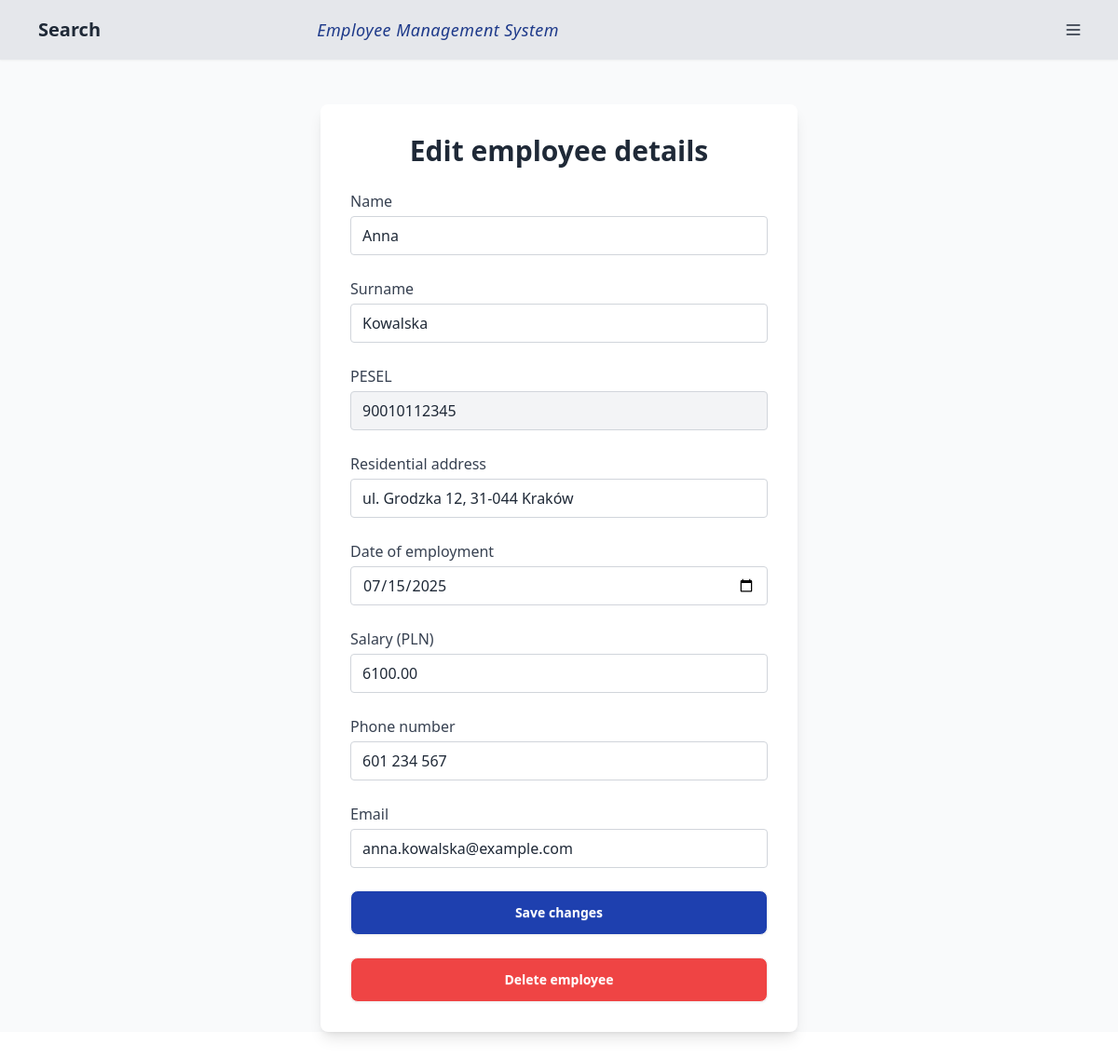
/employee/90010112345/edit/, run on an earlier commit of the app's database.
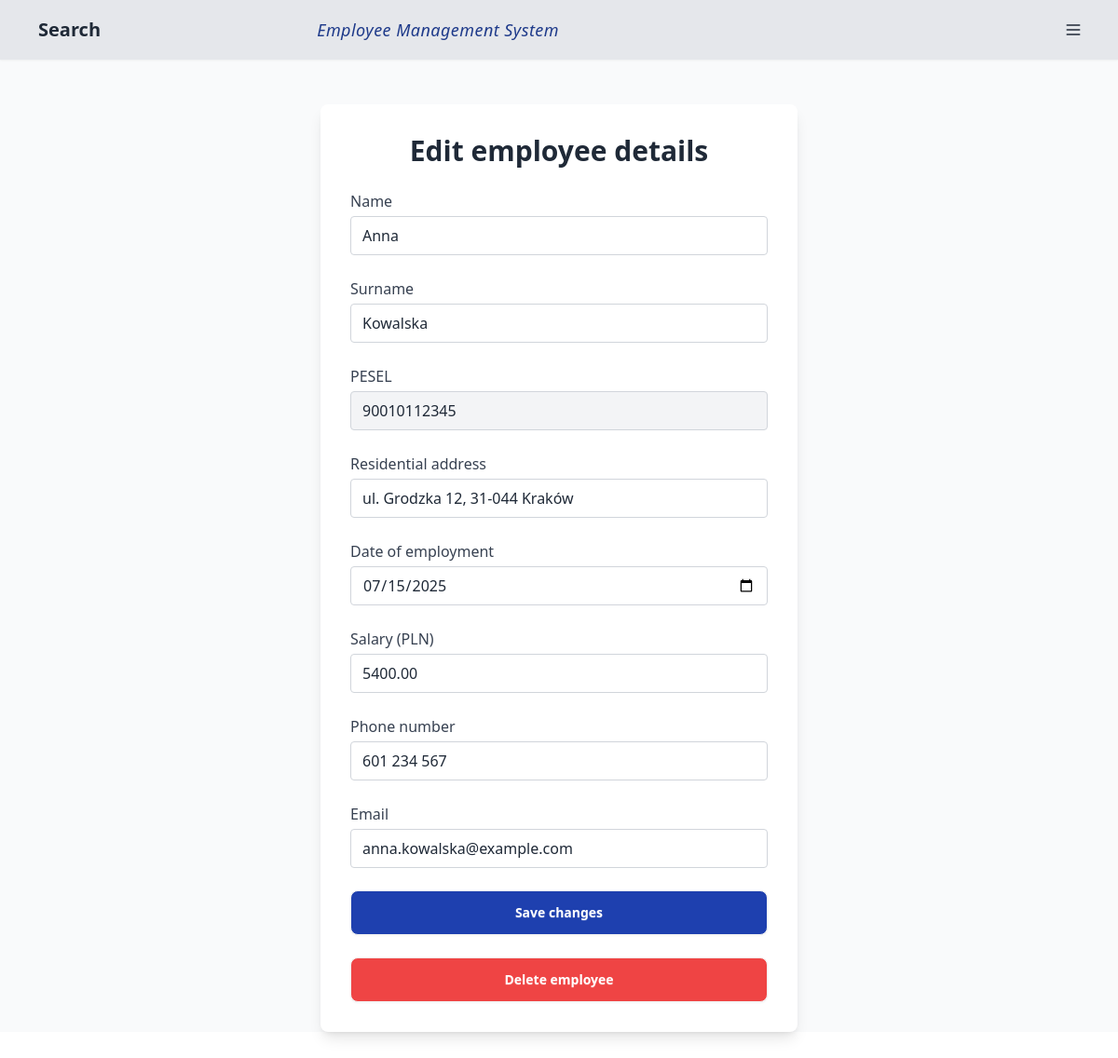
And on a later commit of the database.
### employee_management_system/models.py (models this page shows, shortened)
class Employee(models.Model):
    name = models.CharField(max_length=100)
    surname = models.CharField(max_length=100)
    pesel = models.CharField(max_length=11, unique=True)
    residential_address = models.CharField(max_length=255)
    date_of_employment = models.DateField()
    salary = models.DecimalField(max_digits=10, decimal_places=2)
    phone_number = models.CharField(max_length=20, blank=True, null=True)
    email = models.EmailField(blank=True)

### employee_management_system/views.py (the view, shortened to what this page needs)
# urls.py: path('employee/<str:pesel>/edit/', views.employee_edit, name='employee_edit_url'),
def employee_edit(request, pesel):
    employee = get_object_or_404(Employee, pesel=pesel)
    return render(request, 'employee_management_system/employee_edit.html', {'employee': employee})

### employee_management_system/templates/employee_management_system/employee_edit.html (shortened to what this page needs)
{% extends 'index.html' %}
{% block content %}
<div class="max-w-lg mx-auto mt-10 p-8 bg-white rounded-lg shadow-lg">
  <h2 class="text-3xl font-semibold mb-6 text-center text-gray-800">Edit employee details</h2>
  <form method="post" class="space-y-6">
    <div>
      <label for="name" class="block mb-1 font-medium text-gray-700">Name</label>
      <input id="name" name="name" type="text" required
        class="w-full border border-gray-300 rounded px-3 py-2 focus:outline-none focus:ring-2 focus:ring-indigo-500"
        value="{{ employee.name }}">
    </div>
    <div>
      <label for="surname" class="block mb-1 font-medium text-gray-700">Surname</label>
      <input id="surname" name="surname" type="text" required
        class="w-full border border-gray-300 rounded px-3 py-2 focus:outline-none focus:ring-2 focus:ring-indigo-500"
        value="{{ employee.surname }}">
    </div>
    <div>
      <label for="pesel" class="block mb-1 font-medium text-gray-700">PESEL</label>
      <input id="pesel" name="pesel" type="text" required maxlength="11" minlength="11"
        class="w-full border border-gray-300 rounded px-3 py-2 bg-gray-100 cursor-not-allowed" readonly
        value="{{ employee.pesel }}">
    </div>
    <div>
      <label for="residential_address" class="block mb-1 font-medium text-gray-700">Residential address</label>
      <input id="residential_address" name="residential_address" type="text"
        class="w-full border border-gray-300 rounded px-3 py-2 focus:outline-none focus:ring-2 focus:ring-indigo-500"
        value="{{ employee.residential_address }}">
    </div>
    <div>
      <label for="date_of_employment" class="block mb-1 font-medium text-gray-700">Date of employment</label>
      <input id="date_of_employment" name="date_of_employment" type="date" required
        class="w-full border border-gray-300 rounded px-3 py-2 focus:outline-none focus:ring-2 focus:ring-indigo-500"
        value="{{ employee.date_of_employment|date:'Y-m-d' }}">
    </div>
    <div>
      <label for="salary" class="block mb-1 font-medium text-gray-700">Salary (PLN)</label>
      <input id="salary" name="salary" type="number" step="0.01" required min="0"
        class="w-full border border-gray-300 rounded px-3 py-2 focus:outline-none focus:ring-2 focus:ring-indigo-500"
        value="{{ employee.salary }}">
    </div>
    <div>
      <label for="phone_number" class="block mb-1 font-medium text-gray-700">Phone number</label>
      <input id="phone_number" name="phone_number" type="text"
        class="w-full border border-gray-300 rounded px-3 py-2 focus:outline-none focus:ring-2 focus:ring-indigo-500"
        value="{{ employee.phone_number }}">
    </div>
    <div>
      <label for="email" class="block mb-1 font-medium text-gray-700">Email</label>
      <input id="email" name="email" type="email"
        class="w-full border border-gray-300 rounded px-3 py-2 focus:outline-none focus:ring-2 focus:ring-indigo-500"
        value="{{ employee.email }}">
    </div>
    <button type="submit" class="w-full btn bg-blue-800 hover:bg-blue-900 text-white flex-grow">
      Save changes
    </button>
  </form>
    <form method="post" action="{% url 'delete_employee_url' pesel=employee.pesel %}" onsubmit="return confirm('Czy na pewno chcesz usunąć tego pracownika?');" class="mt-6">
    <button type="submit" class="w-full btn bg-red-500 hover:bg-red-700 text-white">
    Delete employee
    </button>
    </form>
</div>
{% endblock %}

What changed in the data, as far as the page shows it:
changed Employee "Anna": salary "6100.00" → "5400.00"
